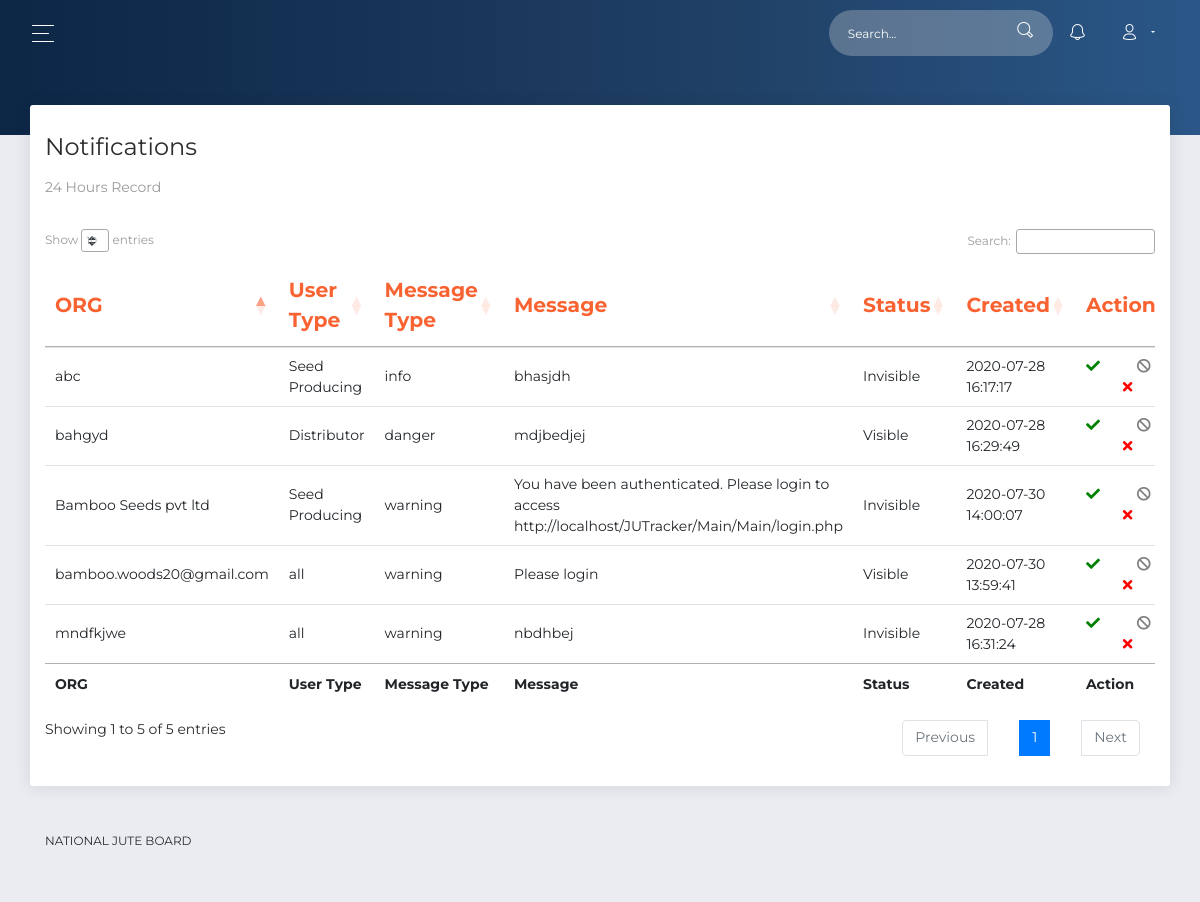
The app's page /view_notify.php (signed in) with its own data.
### tables this page shows
CREATE TABLE `notifications` (
  `nid` int(11) NOT NULL,
  `org` varchar(255) NOT NULL,
  `usertype` varchar(255) NOT NULL,
  `msgtype` varchar(255) NOT NULL,
  `message` varchar(10000) NOT NULL,
  `nstatus` varchar(255) NOT NULL,
  `created` timestamp NOT NULL DEFAULT CURRENT_TIMESTAMP ON UPDATE CURRENT_TIMESTAMP
);

### view_notify.php (the view, shortened to what this page needs)
<?php
include_once 'database.php';
if (isset($_SESSION['user'])) {
$user=$_SESSION['user'];
$result = mysqli_query($conn,"SELECT * FROM supplier where email='$user'");
 $row = mysqli_fetch_assoc($result);
  $user_type=$row['type'];
$result12 = mysqli_query($conn,"SELECT * FROM notifications");
if($user_type=='Official')
 {
 ?>
<!DOCTYPE html>
<html lang="en">
<head>
  <link rel="stylesheet" href="https://use.fontawesome.com/releases/v5.7.1/css/all.css">
  <link href="assets/css/bootstrap.min.css" rel="stylesheet" />
  <link href="assets/css/now-ui-dashboard.css?v=1.5.0" rel="stylesheet" />
  <link href="assets/demo/demo.css" rel="stylesheet" />
  <link rel="stylesheet" type="text/css" href="https://cdn.datatables.net/1.10.21/css/jquery.dataTables.css">
  <link rel="stylesheet" type="text/css" href="https://cdn.datatables.net/1.10.21/css/dataTables.bootstrap4.min.css">
</head>
<body class="">
  <div class="wrapper ">
    <div class="main-panel" id="main-panel">
      <nav class="navbar navbar-expand-lg navbar-transparent  bg-primary  navbar-absolute">
        <div class="container-fluid">
          <div class="navbar-wrapper">
            <div class="navbar-toggle">
              <button type="button" class="navbar-toggler">
                <span class="navbar-toggler-bar bar1"></span>
                <span class="navbar-toggler-bar bar2"></span>
                <span class="navbar-toggler-bar bar3"></span>
              </button>
            </div>
          </div>
           <?php include('action.php');?>
        </div>
      </nav>
      <div class="panel-header panel-header-sm">
      </div>
      <div class="content">
        <div class="row">
          <div class="col-md-12">
            <div class="card">
              <div class="card-header">
                <h4 class="card-title">Notifications</h4>
                 <p class="card-category">24 Hours Record</p>
              </div>
              <div class="card-body " style="overflow: scroll;">
                <div class="table-responsive">
                  <table class="table" id="example" class="table table-striped table-bordered" style="width:100%">
                    <thead class=" text-primary">
                     <tr>
                      <th>ORG</th>
                       <th>User Type</th>
                      <th>Message Type</th>
                      <th>Message</th>
                      <th>Status</th>
                      <th>Created</th>
                      <th>Action</th>
                    </tr>
                  </thead>
                  <tbody>
                    <?php
                    if ($result12->num_rows > 0) {
                    while($row12 = $result12->fetch_assoc()) {
                      echo" <tr>";
                      echo"<td>".$row12['org']."</td>";
                       echo"<td>".$row12['usertype']."</td>";
                       echo"<td>".$row12['msgtype']."</td>";
                       echo"<td>".$row12['message']."</td>";
                       echo"<td>".$row12['nstatus']."</td>";
                       echo"<td>".$row12['created']."</td>";
                        echo"<td>"?>
                          <a href="view_notify.php?visible=true&id=<?php echo($row12['nid']);?>"> <i class="fa fa-check" style="color: green"></i></a>&nbsp;&nbsp;&nbsp;&nbsp;&nbsp;&nbsp;&nbsp;&nbsp;&nbsp;
                          <a href="view_notify.php?invisible=true&id=<?php echo($row12['nid']);?>"> <i class="fa fa-ban" style="color: grey"></i></a>&nbsp;&nbsp;&nbsp;&nbsp;&nbsp;&nbsp;&nbsp;&nbsp;&nbsp;
                         <a href="view_notify.php?delete=true&id=<?php echo($row12['nid']);?>"> <i class="fa fa-times" style="color: red"></i></a>
                       <?php echo"</td>";
                         echo" </tr>"; }
                        }
                        ?>
                  </tbody>
                  <tfoot>
                    <tr>
                   <tr>
                      <th>ORG</th>
                       <th>User Type</th>
                      <th>Message Type</th>
                      <th>Message</th>
                      <th>Status</th>
                      <th>Created</th>
                      <th>Action</th>
                    </tr>
                    </tr>
                  </tfoot>
                  </table>
                </div>
              </div>
            </div>
          </div>
     <?php include('footer.php'); ?>
    </div>
  </div>
</body>
</html>
<?php
}
}
else{
  header("location: ./login.php");
}?>

### records on screen
notifications: org "abc", usertype "Seed Producing", msgtype "info", message "bhasjdh", nstatus "Invisible", created "2020-07-28 16:17:17"
notifications: org "bahgyd", usertype "Distributor", msgtype "danger", message "mdjbedjej", nstatus "Visible", created "2020-07-28 16:29:49"
notifications: org "mndfkjwe", usertype "all", msgtype "warning", message "nbdhbej", nstatus "Invisible", created "2020-07-28 16:31:24"
notifications: org "Bamboo Seeds pvt ltd", usertype "Seed Producing", msgtype "warning", message "You have been authenticated. Please login to access http://localhost/JUTracker/Main/Main/login.php", nstatus "Invisible", created "2020-07-30 14:00:07"
notifications: org "bamboo.woods20@gmail.com", usertype "all", msgtype "warning", message "Please login", nstatus "Visible", created "2020-07-30 13:59:41"
